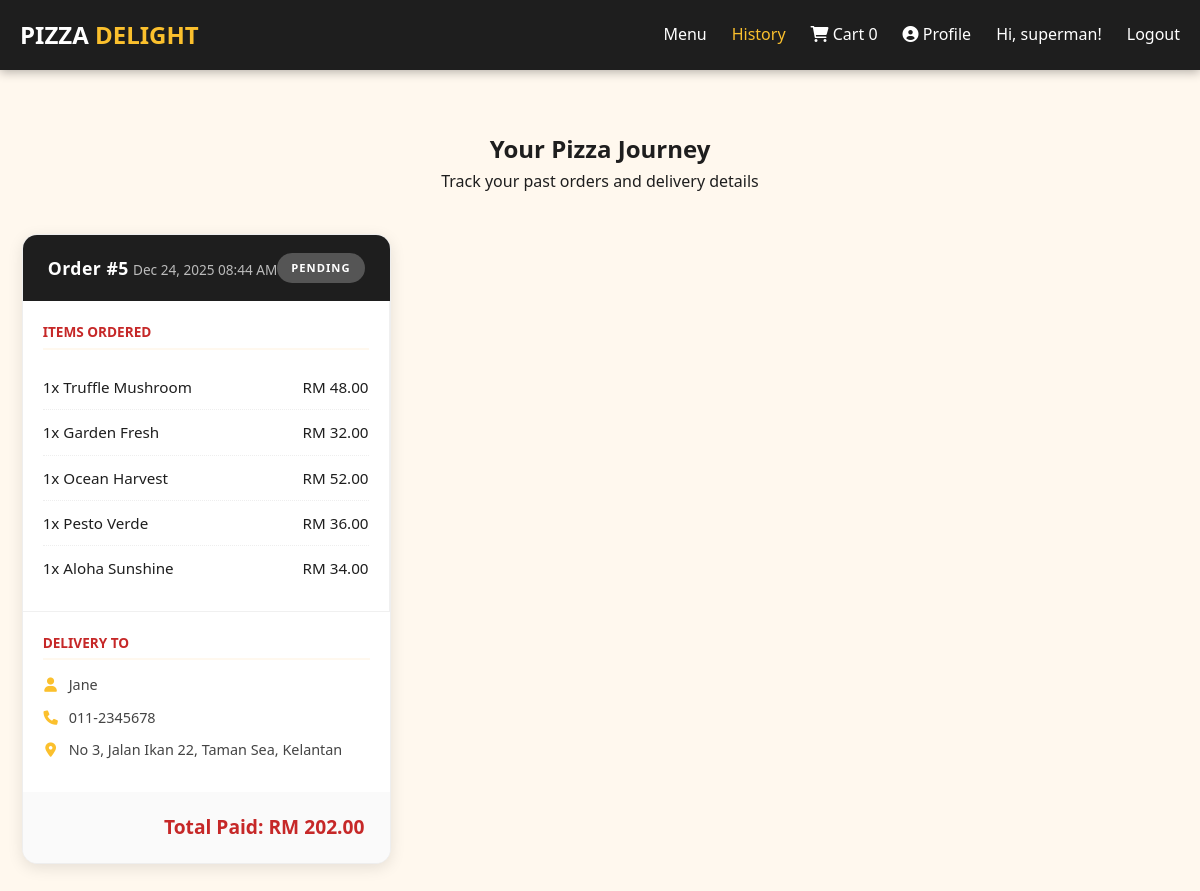
/order_history.php (signed in), run on the app's committed database.
### tables this page shows
CREATE TABLE `order_items` (
  `id` int(11) NOT NULL,
  `order_id` int(11) NOT NULL,
  `pizza_id` int(11) NOT NULL,
  `quantity` int(11) NOT NULL,
  `price_at_purchase` decimal(10,2) NOT NULL
);

CREATE TABLE `pizzas` (
  `id` int(11) NOT NULL,
  `name` varchar(100) NOT NULL,
  `description` text DEFAULT NULL,
  `price` decimal(10,2) NOT NULL,
  `image` varchar(255) DEFAULT NULL,
  `category` varchar(50) DEFAULT NULL,
  `status` enum('available','unavailable') DEFAULT 'available',
  `created_at` timestamp NOT NULL DEFAULT current_timestamp()
);

### order_history.php (the view, shortened to what this page needs)
<?php
require_once 'db.php';
$user_id = $_SESSION['user_id'];
$query = "SELECT o.id as order_id, o.total_amount, o.status, o.created_at,
                 o.customer_name, o.phone_number, o.delivery_address,
                 oi.quantity, oi.price_at_purchase, p.name as pizza_name
          FROM orders o
          JOIN order_items oi ON o.id = oi.order_id
          JOIN pizzas p ON oi.pizza_id = p.id
          WHERE o.user_id = ?
          ORDER BY o.created_at DESC";
$stmt = $conn->prepare($query);
$stmt->bind_param("i", $user_id);
$stmt->execute();
$result = $stmt->get_result();
$orders = [];
while ($row = $result->fetch_assoc()) {
    $orderId = $row['order_id'];
    if (!isset($orders[$orderId])) {
        $orders[$orderId] = [
            'info' => [
                'total' => $row['total_amount'],
                'status' => $row['status'],
                'date' => $row['created_at'],
                'cust_name' => $row['customer_name'],
                'phone' => $row['phone_number'],
                'address' => $row['delivery_address']
            ],
            'items' => []
        ];
    }
    $orders[$orderId]['items'][] = [
        'name' => $row['pizza_name'],
        'qty' => $row['quantity'],
        'price' => $row['price_at_purchase']
    ];
}
?>
<!DOCTYPE html>
<html lang="en">
<head>
    <link rel="stylesheet" href="https://cdnjs.cloudflare.com/ajax/libs/font-awesome/6.0.0/css/all.min.css">
    <link rel="stylesheet" href="style.css">
</head>
<body>
     <nav class="navbar">
    <div class="nav-container">
        <h1 class="logo">PIZZA <span>DELIGHT</span></h1>
        <div class="nav-links">
            <a href="index.php" class="<?php echo (basename($_SERVER['PHP_SELF']) == 'index.php') ? 'active' : ''; ?>">Menu</a>
            <a href="order_history.php" class="<?php echo (basename($_SERVER['PHP_SELF']) == 'order_history.php') ? 'active' : ''; ?>">History</a>
            <a href="cart.php" class="cart-link <?php echo (basename($_SERVER['PHP_SELF']) == 'cart.php') ? 'active' : ''; ?>">
                <i class="fas fa-shopping-cart"></i>
                Cart <span id="cart-count"><?php echo isset($_SESSION['cart']) ? array_sum($_SESSION['cart']) : 0; ?></span>
            </a>
            <a href="profile.php" class="<?php echo (basename($_SERVER['PHP_SELF']) == 'profile.php') ? 'active' : ''; ?>">
                  <i class="fas fa-user-circle"></i> Profile
                </a>
            <span class="user-greet">Hi, <?php echo htmlspecialchars($_SESSION['username']); ?>!</span>
            <a href="logout.php" class="btn-outline">Logout</a>
        </div>
    </div>
</nav>
    <main class="container">
        <div class="menu-header">
            <h2>Your Pizza Journey</h2>
            <p>Track your past orders and delivery details</p>
        </div>
       <?php if (empty($orders)): ?>
    <div class="empty-history-container">
        <div class="empty-history-card">
            <div class="status-icon">
                <i class="fas fa-history"></i>
            </div>
            <h2>No Orders Yet</h2>
            <p>Your pizza journey hasn't started! Browse our menu to discover our hand-tossed gourmet selections.</p>
            <a href="index.php" class="btn-primary btn-explore">
                <i class="fas fa-pizza-slice"></i> Start Your First Order
            </a>
        </div>
    </div>
<?php else: ?>
            <div class="history-list">
                <?php foreach ($orders as $id => $order): ?>
                    <div class="history-card">
                        <div class="history-card-header">
                            <div>
                                <span class="order-id">Order #<?php echo $id; ?></span>
                                <span class="order-date"><?php echo date('M d, Y h:i A', strtotime($order['info']['date'])); ?></span>
                            </div>
                            <span class="order-status status-<?php echo strtolower(str_replace(' ', '-', $order['info']['status'])); ?>">
                                <?php echo $order['info']['status']; ?>
                            </span>
                        </div>
                        <div class="history-grid">
                            <div class="history-items-section">
                                <h4>Items Ordered</h4>
                                <?php foreach ($order['items'] as $item): ?>
                                    <div class="history-item">
                                        <span><?php echo $item['qty']; ?>x <?php echo htmlspecialchars($item['name']); ?></span>
                                        <span>RM <?php echo number_format($item['price'] * $item['qty'], 2); ?></span>
                                    </div>
                                <?php endforeach; ?>
                            </div>
                            <div class="history-delivery-section">
                                <h4>Delivery To</h4>
                                <p><strong><i class="fas fa-user"></i></strong> <?php echo htmlspecialchars($order['info']['cust_name']); ?></p>
                                <p><strong><i class="fas fa-phone"></i></strong> <?php echo htmlspecialchars($order['info']['phone']); ?></p>
                                <p><strong><i class="fas fa-map-marker-alt"></i></strong> <?php echo nl2br(htmlspecialchars($order['info']['address'])); ?></p>
                            </div>
                        </div>
                        <div class="history-card-footer">
                            <strong>Total Paid: RM <?php echo number_format($order['info']['total'], 2); ?></strong>
                        </div>
                    </div>
                <?php endforeach; ?>
            </div>
        <?php endif; ?>
    </main>
</body>
</html>

### style.css (style rules this page uses)
:root { --primary: #C62828; --secondary: #FBC02D; --accent: #1E1E1E; --bg-warm: #FFF8EE; --white: #FFFFFF; --text-muted: #666666; --border-light: #dddddd; --shadow: 0 4px 15px rgba(0,0,0,0.1); --transition: 0.3s ease; }
* { box-sizing: border-box; margin: 0; padding: 0; font-family: 'Segoe UI', Roboto, Helvetica, Arial, sans-serif; }
body { background-color: var(--bg-warm); color: var(--accent); line-height: 1.6; min-height: 100vh; display: flex; flex-direction: column; }
.container { max-width: 1200px; margin: 0 auto; padding: 20px; }
.navbar { background: var(--accent); padding: 1rem 0; color: white; position: sticky; top: 0; z-index: 1000; box-shadow: 0 2px 10px rgba(0,0,0,0.3); }
.nav-container { display: flex; justify-content: space-between; align-items: center; max-width: 1200px; margin: 0 auto; padding: 0 20px; }
.logo { font-size: 1.5rem; font-weight: 800; color: var(--white); }
.logo span { color: var(--secondary); }
.nav-links { display: flex; align-items: center; gap: 25px; }
.nav-links a { color: white; text-decoration: none; font-weight: 500; transition: var(--transition); }
.nav-links a:hover, .nav-links a.active { color: var(--secondary); }
.menu-header { text-align: center; margin: 40px 0; }
.history-list { max-width: 1200px; margin: 0 auto; display: grid; grid-template-columns: repeat(3, 1fr); gap: 25px; padding-bottom: 50px; }
.history-card { background: var(--white); border-radius: 15px; box-shadow: var(--shadow); overflow: hidden; border: 1px solid #eee; display: flex; flex-direction: column; height: 100%; }
.history-card-header { background: var(--accent); color: white; padding: 18px 25px; display: flex; justify-content: space-between; align-items: center; }
.order-id { font-weight: 800; font-size: 1.1rem; letter-spacing: 0.5px; }
.order-date { font-size: 0.85rem; color: #bbb; }
.order-status { padding: 6px 14px; border-radius: 20px; font-size: 0.7rem; font-weight: 700; text-transform: uppercase; letter-spacing: 1px; }
.status-pending { background: #555; color: white; }
.history-grid { display: flex; flex-direction: column; flex-grow: 1; }
.history-items-section { border-right: none; border-bottom: 1px solid #f0f0f0; padding: 20px; }
.history-delivery-section { padding: 20px; }
.history-items-section { border-right: 1px solid #f0f0f0; }
.history-items-section h4, .history-delivery-section h4 { font-size: 0.85rem; color: var(--primary); text-transform: uppercase; margin-bottom: 15px; border-bottom: 2px solid var(--bg-warm); padding-bottom: 5px; display: flex; align-items: center; gap: 8px; }
.history-item { display: flex; justify-content: space-between; padding: 10px 0; border-bottom: 1px dotted #eee; font-size: 0.95rem; color: var(--accent); }
.history-item:last-child { border-bottom: none; }
.history-delivery-section p { font-size: 0.9rem; margin-bottom: 12px; line-height: 1.4; color: #444; display: flex; align-items: flex-start; gap: 10px; }
.history-delivery-section i { color: var(--secondary); width: 16px; margin-top: 3px; text-align: center; }
.history-card-footer { padding: 20px 25px; background: #fafafa; text-align: right; }
.history-card-footer strong { color: var(--primary); font-size: 1.2rem; font-weight: 800; }

### data on the page
order_items: quantity "1", pizza.name "Truffle Mushroom", $item['price']*$item['qty'] "48.00"
order_items: quantity "1", pizza.name "Garden Fresh", $item['price']*$item['qty'] "32.00"
order_items: quantity "1", pizza.name "Ocean Harvest", $item['price']*$item['qty'] "52.00"
order_items: quantity "1", pizza.name "Pesto Verde", $item['price']*$item['qty'] "36.00"
order_items: quantity "1", pizza.name "Aloha Sunshine", $item['price']*$item['qty'] "34.00"

### other printed values
$_SESSION['username'] "superman"
$id "5"
date('M d, Y h:i A', strtotime($order['info']['date'])) "Dec 24, 2025 08:44 AM"
$order['info']['status'] "PENDING"
$order['info']['cust_name'] "Jane"
$order['info']['phone'] "011-2345678"
$order['info']['address'] "No 3, Jalan Ikan 22, Taman Sea, Kelantan"
$order['info']['total'] "202.00"
